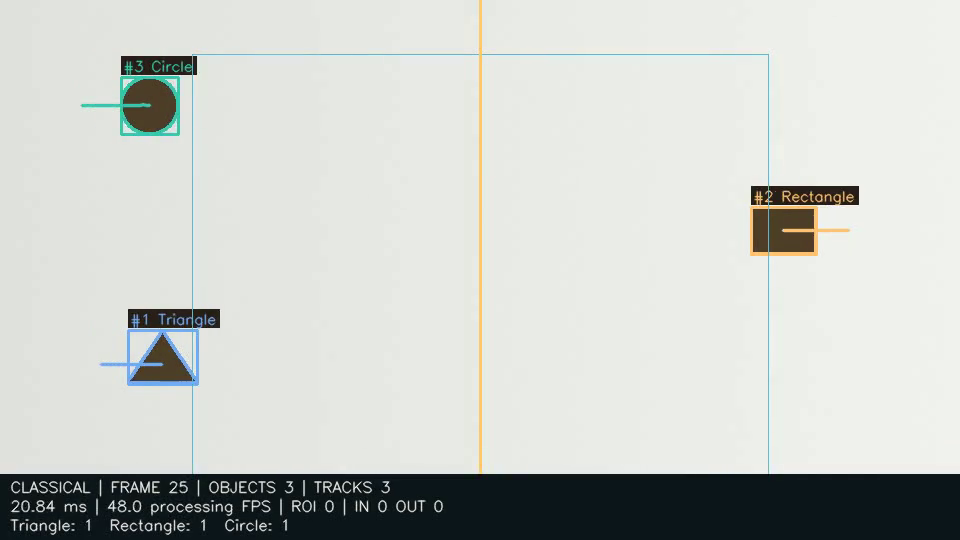
#> input picture frame 24 of outputs/videos/opencv_segmented_output.mp4, 960 x 540 px, given in place of the camera
$ python realtime_demo.py
#> lines starting #> are read from the running program, lines starting #| are printed output that depends on the picture; after the words box and inside, x2 and y2 are one past the last pixel; in counts of white or black regions, pixels touching at a corner belong together
### src/preprocessing.py
"""Configurable grayscale, Gaussian, adaptive threshold and morphology stages."""

from dataclasses import dataclass, asdict
import cv2
import numpy as np


@dataclass
class VisionConfig:
    gaussianKernel: int = 5
    blockSize: int = 31
    thresholdC: float = 7
    adaptiveMethod: str = "Gaussian"
    morphologyKernel: int = 3
    minArea: float = 250
    maxArea: float = 20000
    maxDistance: float = 55
    maxDisappeared: int = 10

    def validate(self):
        for name in ("gaussianKernel", "blockSize"):
            value = getattr(self, name)
            if not isinstance(value, int) or value < 3 or value % 2 == 0:
                raise ValueError(f"{name} must be an odd integer >= 3")
#> in main, frame is the input picture: shape (540, 960, 3); mean B, G, R 200.4, 204.7, 201.5
        if self.morphologyKernel not in (0, 3, 5, 7):
            raise ValueError("Morphology kernel must be 0, 3, 5 or 7")
        if not 0 <= self.minArea < self.maxArea:
            raise ValueError("Area bounds must satisfy 0 <= minimum < maximum")
        if self.adaptiveMethod not in ("Gaussian", "Mean"):
            raise ValueError("Adaptive method must be Gaussian or Mean")
        if self.maxDistance <= 0 or self.maxDisappeared < 0:
            raise ValueError("Invalid tracking settings")
        if not all(
            np.isfinite(v) for v in asdict(self).values() if isinstance(v, (int, float))
        ):
            raise ValueError("Configuration values must be finite")
        return self


def preprocessFrame(frame, config):
    gray = cv2.cvtColor(frame, cv2.COLOR_BGR2GRAY)
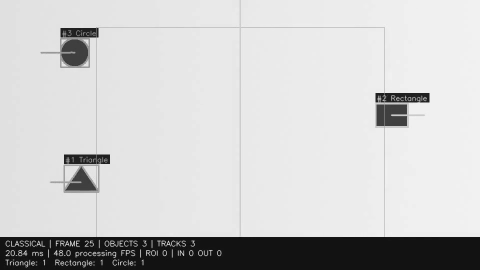
#> gray: shape (540, 960) (shown at 1/2 size); min 0, max 250, mean 203.4
    blurred = cv2.GaussianBlur(gray, (config.gaussianKernel, config.gaussianKernel), 0)
    method = (
        cv2.ADAPTIVE_THRESH_GAUSSIAN_C
        if config.adaptiveMethod == "Gaussian"
        else cv2.ADAPTIVE_THRESH_MEAN_C
    )
    threshold = cv2.adaptiveThreshold(
        blurred, 255, method, cv2.THRESH_BINARY_INV, config.blockSize, config.thresholdC
    )
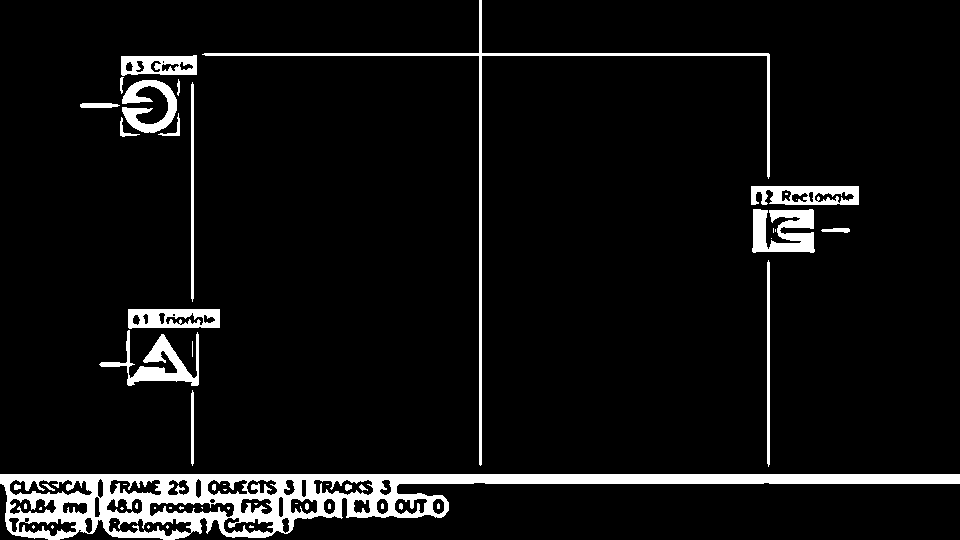
#> threshold: shape (540, 960); 6.9% white; 54 white regions (30 under 20 px), largest, box (x1, y1, x2, y2) and area: (0, 474, 960, 540) 20448, (202, 0, 770, 466) 3450, (752, 209, 815, 253) 1965
    mask = threshold.copy()
    if config.morphologyKernel:
        kernel = np.ones((config.morphologyKernel, config.morphologyKernel), np.uint8)
        mask = cv2.morphologyEx(mask, cv2.MORPH_CLOSE, kernel)
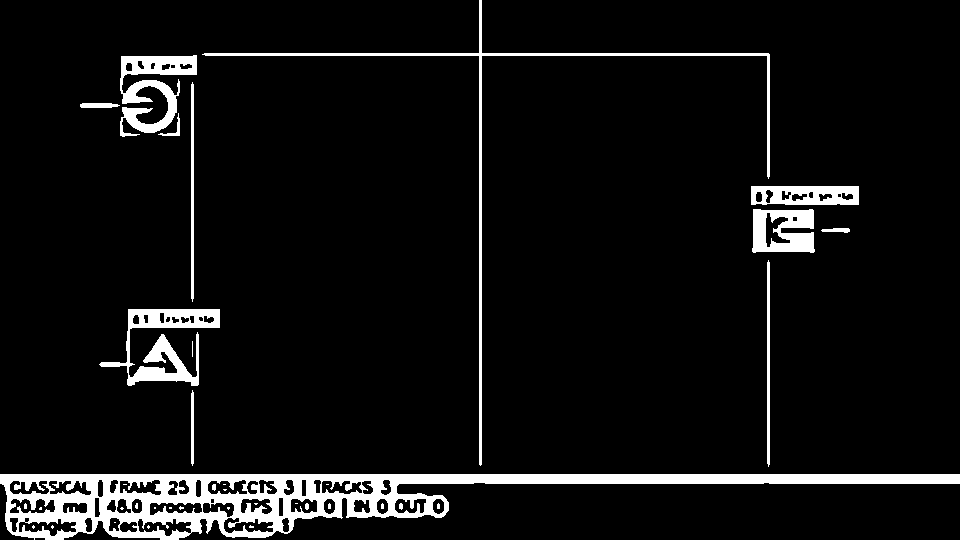
#> mask: shape (540, 960); 7% white; 38 white regions (23 under 20 px), largest, box (x1, y1, x2, y2) and area: (0, 474, 960, 540) 20893, (202, 0, 770, 466) 3450, (99, 309, 220, 386) 3269
        mask = cv2.morphologyEx(mask, cv2.MORPH_OPEN, kernel)
#> mask: shape (540, 960); 6.8% white; 37 white regions (10 under 20 px)
    return {
        "original": frame.copy(),
        "grayscale": gray,
        "blurred": blurred,
        "threshold": threshold,
        "mask": mask,
    }

### src/video_processor.py
"""Shared image/video processing, annotation and bounded representative artifacts."""

from collections import Counter
from dataclasses import asdict
from pathlib import Path
import json
import platform
import shutil
import subprocess
import time
import cv2
import numpy as np
import pandas as pd
from .preprocessing import VisionConfig, preprocessFrame
from .segmentation import extractContours
from .tracking import CentroidTracker, SceneAnalytics
from .metrics import summarizeMetrics, createCharts, pipelineFigure
from .traffic import (
    VEHICLE_CLASSES,
    TRAFFIC_FOOTER,
    vehicleCounts,
    summarizeTraffic,
    trafficOverlay,
    trafficHud,
)

COLORS = {
    "Circle": (176, 201, 54),
    "Rectangle": (115, 195, 255),
    "Triangle": (247, 172, 113),
    "Other": (189, 150, 220),
}


def annotate(frame, detections, analytics, trails=True, masks=False):
    output = frame.copy()
    height, width = frame.shape[:2]
    for det in detections:
        color = COLORS.get(det["label"], (176, 201, 54))
        contour = det.get("contour")
        if contour is not None:
            if masks:
                layer = output.copy()
                cv2.drawContours(layer, [contour], -1, color, -1)
                output = cv2.addWeighted(output, 0.7, layer, 0.3, 0)
            cv2.drawContours(output, [contour], -1, color, 2)
        x, y, w, h = det["bbox"]
        cv2.rectangle(output, (x, y), (x + w, y + h), color, 2)
        trackId = det.get("track_id")
        label = (f"#{trackId} " if trackId is not None else "") + det["label"]
        if "confidence" in det:
            label += f" {det['confidence']:.2f}"
        (tw, th), _ = cv2.getTextSize(label, cv2.FONT_HERSHEY_SIMPLEX, 0.48, 1)
        ty = max(th + 5, y - 6)
        cv2.rectangle(
            output,
            (x, ty - th - 4),
            (min(width - 1, x + tw + 5), ty + 3),
            (25, 32, 42),
            -1,
        )
        cv2.putText(
            output,
            label,
            (x + 2, ty),
            cv2.FONT_HERSHEY_SIMPLEX,
            0.48,
            color,
            1,
            cv2.LINE_AA,
        )
        if trails and trackId in analytics.histories:
            points = np.array(analytics.histories[trackId], np.int32)
            if len(points) > 1:
                cv2.polylines(output, [points], False, color, 2, cv2.LINE_AA)
    if analytics.roi:
        l, t, r, b = analytics.roi
        cv2.rectangle(
            output,
            (int(l * width), int(t * height)),
            (int(r * width), int(b * height)),
            (215, 185, 95),
            1,
        )
    if analytics.line is not None:
        if analytics.lineOrientation == "vertical":
            x = int(analytics.line * width)
            cv2.line(output, (x, 0), (x, height), (100, 200, 255), 2)
        else:
            y = int(analytics.line * height)
            cv2.line(output, (0, y), (width, y), (100, 200, 255), 2)
    return output


def drawHud(frame, row, mode):
    # A compact footer leaves most of the scene visible.
    output = frame.copy()
    height, width = output.shape[:2]
    scale = max(0.3, min(0.5, width / 1500))
    lines = [
        f"{mode.upper()} | FRAME {row['frame_number']} | OBJECTS {row['objects_detected']} | TRACKS {row['active_tracks']}",
        f"{row['processing_time_ms']:.2f} ms | {row['fps']:.1f} processing FPS | ROI {row['roi_objects']} | IN {row['entered']} OUT {row['exited']}",
        "  ".join(f"{k}: {v}" for k, v in json.loads(row["class_counts"]).items())
        or "No targets",
    ]
    cv2.rectangle(output, (0, max(0, height - 66)), (width, height), (27, 22, 13), -1)
    for index, line in enumerate(lines):
        cv2.putText(
            output,
            line[:145],
            (10, height - 48 + index * 19),
            cv2.FONT_HERSHEY_SIMPLEX,
            scale,
            (229, 237, 245),
            1,
            cv2.LINE_AA,
        )
    return output


class FrameProcessor:
    def __init__(
        self,
        config=None,
        mode="classical",
        confidence=0.25,
        tracking=True,
        roi=None,
        line=None,
        trails=True,
        traffic=False,
        lineOrientation="vertical",
        vehicleClasses=None,
    ):
        if mode not in ("classical", "detection", "segmentation"):
            raise ValueError("Unknown vision mode")
        self.config = (config or VisionConfig()).validate()
        self.mode, self.trails = mode, trails
        if traffic and mode != "detection":
            raise ValueError("The traffic preset uses object detection")
        self.traffic = traffic
        self.vehicleClasses = tuple(
            VEHICLE_CLASSES if vehicleClasses is None else vehicleClasses
        )
        if traffic and (
            not self.vehicleClasses
            or not set(self.vehicleClasses) <= set(VEHICLE_CLASSES)
        ):
            raise ValueError("Choose at least one supported vehicle class")
        self.analytics = SceneAnalytics(
            roi,
            line,
            lineOrientation=lineOrientation,
            trailLength=12 if traffic else 24,
        )
        self.tracker = CentroidTracker(
            self.config.maxDistance, self.config.maxDisappeared
        )
        self.seenIds = set()
        self.deep = None
        if mode != "classical":
            from .yolo_detector import YoloDetector

            self.deep = YoloDetector(
                mode == "segmentation",
                confidence,
                tracking,
                classNames=self.vehicleClasses if traffic else None,
            )

    def process(self, frame, frameNumber, sourceFps):
        start = time.perf_counter()
        inferenceMs = None
        if self.mode == "classical":
            stages = preprocessFrame(frame, self.config)
#> stages = 5 items
#> (the rest of the program and of its run is left out)
